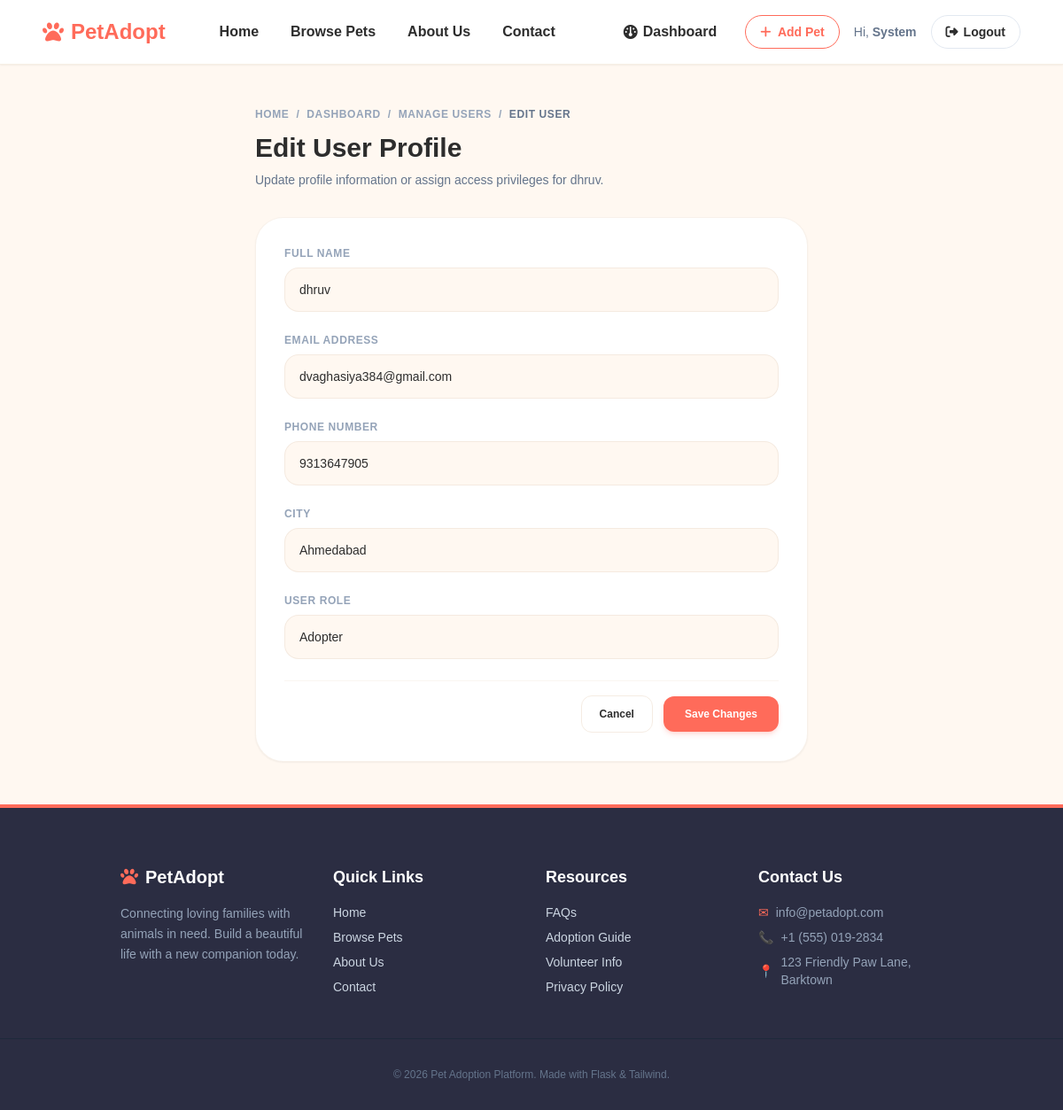
/admin/user/5/edit (signed in), run on the app's committed database.
### models.py (models this page shows, shortened)
class User(db.Model, UserMixin):
    __tablename__ = 'users'
    id = db.Column(db.Integer, primary_key=True)
    name = db.Column(db.String(100), nullable=False)
    email = db.Column(db.String(120), unique=True, nullable=False)
    password_hash = db.Column(db.String(255), nullable=False)
    role = db.Column(db.String(20), nullable=False, default='adopter')  # adopter, shelter, admin
    phone = db.Column(db.String(20), nullable=True)
    city = db.Column(db.String(100), nullable=True)
    created_at = db.Column(db.DateTime, default=datetime.utcnow)
    pets = db.relationship('Pet', backref='shelter', lazy=True, cascade="all, delete-orphan")
    applications = db.relationship('AdoptionApplication', backref='applicant', lazy=True, cascade="all, delete-orphan")

### admin_routes.py (the view, shortened to what this page needs)
@admin_bp.route('/admin/user/<int:user_id>/edit', methods=['GET', 'POST'])
@login_required
@role_required('admin')
def edit_user(user_id):
    user = User.query.get_or_404(user_id)
    return render_template('admin/edit_user.html', user=user)

### utils.py (called while the page is built)
def role_required(*roles):
    def decorator(f):
        @wraps(f)
        def decorated_function(*args, **kwargs):
            if not current_user.is_authenticated or current_user.role not in roles:
                abort(403)
            return f(*args, **kwargs)
        return decorated_function
    return decorator

### templates/admin/edit_user.html (shortened to what this page needs)
{% extends 'base.html' %}
{% block content %}
<div class="container mx-auto max-w-2xl px-6 py-12 text-left animate-fade-in-up">
    <nav class="flex items-center gap-2 text-xs font-bold uppercase tracking-wider text-slate-400 mb-3">
        <a href="{{ url_for('general.home') }}" class="hover:text-primary transition-colors">Home</a>
        <span>/</span>
        <a href="{{ url_for('admin.dashboard') }}" class="hover:text-primary transition-colors">Dashboard</a>
        <span>/</span>
        <a href="{{ url_for('admin.manage_users') }}" class="hover:text-primary transition-colors">Manage Users</a>
        <span>/</span>
        <span class="text-slate-500">Edit User</span>
    </nav>
    <h1 class="text-3xl font-black text-dark mb-2">Edit User Profile</h1>
    <p class="text-slate-500 text-sm mb-8">Update profile information or assign access privileges for {{ user.name }}.</p>
    <div class="bg-white border border-border/60 rounded-[32px] p-8 shadow-sm">
        <form action="{{ url_for('admin.edit_user', user_id=user.id) }}" method="POST" class="space-y-6">
            <div>
                <label for="name" class="block text-xs font-bold uppercase tracking-wider text-slate-400 mb-2">Full Name</label>
                <div class="relative">
                    <input
                      type="text"
                      id="name"
                      name="name"
                      value="{{ user.name }}"
                      required
                      class="w-full bg-[#FFF8F1] border border-border/80 rounded-2xl px-4 py-3.5 outline-none font-medium text-sm text-dark placeholder:text-slate-400 focus:border-primary/50 transition-all"
                    />
                </div>
            </div>
            <div>
                <label for="email" class="block text-xs font-bold uppercase tracking-wider text-slate-400 mb-2">Email Address</label>
                <div class="relative">
                    <input
                      type="email"
                      id="email"
                      name="email"
                      value="{{ user.email }}"
                      required
                      class="w-full bg-[#FFF8F1] border border-border/80 rounded-2xl px-4 py-3.5 outline-none font-medium text-sm text-dark placeholder:text-slate-400 focus:border-primary/50 transition-all"
                    />
                </div>
            </div>
            <div>
                <label for="phone" class="block text-xs font-bold uppercase tracking-wider text-slate-400 mb-2">Phone Number</label>
                <div class="relative">
                    <input
                      type="text"
                      id="phone"
                      name="phone"
                      value="{% if user.phone %}{{ user.phone }}{% endif %}"
                      placeholder="e.g. 555-019-2834"
                      class="w-full bg-[#FFF8F1] border border-border/80 rounded-2xl px-4 py-3.5 outline-none font-medium text-sm text-dark placeholder:text-slate-400 focus:border-primary/50 transition-all"
                    />
                </div>
            </div>
            <div>
                <label for="city" class="block text-xs font-bold uppercase tracking-wider text-slate-400 mb-2">City</label>
                <div class="relative">
                    <input
                      type="text"
                      id="city"
                      name="city"
                      value="{% if user.city %}{{ user.city }}{% endif %}"
                      placeholder="e.g. San Francisco"
                      class="w-full bg-[#FFF8F1] border border-border/80 rounded-2xl px-4 py-3.5 outline-none font-medium text-sm text-dark placeholder:text-slate-400 focus:border-primary/50 transition-all"
                    />
                </div>
            </div>
            <div>
                <label for="role" class="block text-xs font-bold uppercase tracking-wider text-slate-400 mb-2">User Role</label>
                <select
                  id="role"
                  name="role"
                  class="w-full bg-[#FFF8F1] border border-border/80 rounded-2xl px-4 py-3.5 outline-none font-medium text-sm text-dark focus:border-primary/50 transition-all appearance-none cursor-pointer"
                >
                    <option value="adopter" {% if user.role == 'adopter' %}selected{% endif %}>Adopter</option>
                </select>
            </div>
            <div class="flex items-center justify-end gap-3 pt-4 border-t border-border/40">
                <a
                  href="{{ url_for('admin.manage_users') }}"
                  class="px-5 py-3 border border-border/80 text-dark hover:border-slate-400 font-bold rounded-xl text-xs transition-colors"
                >
                    Cancel
                </a>
                <button
                  type="submit"
                  class="px-6 py-3 bg-primary hover:bg-primary-hover text-white font-bold rounded-xl text-xs shadow-md shadow-primary/20 transition-all active:scale-95 cursor-pointer"
                >
                    Save Changes
                </button>
            </div>
        </form>
    </div>
</div>
{% endblock %}

### templates/base.html (shortened to what this page needs)
<!DOCTYPE html>
<html lang="en">
<head>
    <script src="https://cdn.tailwindcss.com"></script>
    <link href="https://cdnjs.cloudflare.com/ajax/libs/font-awesome/6.4.2/css/all.min.css" rel="stylesheet">
    <link href="{{ url_for('static', filename='css/style.css') }}" rel="stylesheet">
</head>
<body class="bg-[#FFF8F1] text-[#2D2D2D] font-sans antialiased overflow-x-hidden flex flex-col min-h-screen">
    <nav class="sticky top-0 z-40 bg-white/95 backdrop-blur-md border-b border-[#f1e3d3]/60 shadow-sm py-4 px-6 md:px-12 flex justify-between items-center transition-all">
        <a href="{{ url_for('general.home') }}" class="flex items-center gap-2 text-primary font-black text-2xl">
            <i class="fa-solid fa-paw"></i>
            <span>PetAdopt</span>
        </a>
        <div class="hidden lg:flex items-center gap-1">
            <a href="{{ url_for('general.home') }}" class="px-4 py-2 rounded-xl text-base font-semibold transition-all {% if request.endpoint == 'general.home' %}text-primary bg-primary-light{% else %}text-dark hover:text-primary hover:bg-primary-light/40{% endif %}">Home</a>
            <a href="{{ url_for('pets.pet_list') }}" class="px-4 py-2 rounded-xl text-base font-semibold transition-all {% if request.endpoint == 'pets.pet_list' %}text-primary bg-primary-light{% else %}text-dark hover:text-primary hover:bg-primary-light/40{% endif %}">Browse Pets</a>
            <a href="{{ url_for('general.about') }}" class="px-4 py-2 rounded-xl text-base font-semibold transition-all {% if request.endpoint == 'general.about' %}text-primary bg-primary-light{% else %}text-dark hover:text-primary hover:bg-primary-light/40{% endif %}">About Us</a>
            <a href="{{ url_for('general.contact') }}" class="px-4 py-2 rounded-xl text-base font-semibold transition-all {% if request.endpoint == 'general.contact' %}text-primary bg-primary-light{% else %}text-dark hover:text-primary hover:bg-primary-light/40{% endif %}">Contact</a>
        </div>
        <div class="hidden lg:flex items-center gap-3">
            {% if current_user.is_authenticated %}
                <div class="flex items-center gap-4">
                    {% if current_user.role == 'adopter' %}
                        <a href="{{ url_for('adoptions.my_applications') }}" class="flex items-center gap-1.5 px-4 py-2 rounded-xl text-base font-semibold transition-all {% if request.endpoint == 'adoptions.my_applications' %}text-primary bg-primary-light{% else %}text-dark hover:text-primary{% endif %}">
                            <i class="fa-solid fa-file-invoice"></i> My Applications
                        </a>
                    {% elif current_user.role in ['shelter', 'admin'] %}
                        <a href="{{ url_for('admin.dashboard') }}" class="flex items-center gap-1.5 px-4 py-2 rounded-xl text-base font-semibold transition-all {% if request.endpoint == 'admin.dashboard' %}text-primary bg-primary-light{% else %}text-dark hover:text-primary{% endif %}">
                            <i class="fa-solid fa-gauge"></i> Dashboard
                        </a>
                        <a href="{{ url_for('pets.add_pet') }}" class="px-4 py-2 rounded-full border border-primary text-primary hover:bg-primary-light/40 font-semibold text-sm transition-all">
                            <i class="fa-solid fa-plus mr-1"></i> Add Pet
                        </a>
                    {% endif %}
                    <span class="text-sm font-medium text-slate-500">
                        Hi, <strong>{{ current_user.name.split(' ')[0] }}</strong>
                    </span>
                    <a href="{{ url_for('auth.logout') }}" class="flex items-center gap-1.5 px-4 py-2 rounded-full border border-slate-200 hover:border-primary hover:text-primary font-semibold text-sm transition-all">
                        <i class="fa-solid fa-right-from-bracket"></i> Logout
                    </a>
                </div>
            {% endif %}
        </div>
    </nav>
    <main class="flex-grow">
        {% block content %}{% endblock %}
    </main>
    <footer class="bg-[#2b2d42] text-[#ecf0f1] pt-16 pb-8 border-t-4 border-primary">
        <div class="container mx-auto px-6 md:px-12 grid grid-cols-1 md:grid-cols-4 gap-8">
            <div>
                <h5 class="text-white text-xl font-black flex items-center gap-2 mb-4">
                    <i class="fa-solid fa-paw text-primary"></i> PetAdopt
                </h5>
                <p class="text-slate-400 text-sm leading-relaxed">Connecting loving families with animals in need. Build a beautiful life with a new companion today.</p>
            </div>
            <div>
                <h6 class="text-white font-bold text-lg mb-4">Quick Links</h6>
                <div class="flex flex-col gap-2">
                    <a href="{{ url_for('general.home') }}" class="text-left text-slate-300 hover:text-primary text-sm transition-all">Home</a>
                    <a href="{{ url_for('pets.pet_list') }}" class="text-left text-slate-300 hover:text-primary text-sm transition-all">Browse Pets</a>
                    <a href="{{ url_for('general.about') }}" class="text-left text-slate-300 hover:text-primary text-sm transition-all">About Us</a>
                    <a href="{{ url_for('general.contact') }}" class="text-left text-slate-300 hover:text-primary text-sm transition-all">Contact</a>
                </div>
            </div>
            <div>
                <h6 class="text-white font-bold text-lg mb-4">Resources</h6>
                <div class="flex flex-col gap-2 text-slate-300 text-sm">
                    <a href="#" class="hover:text-primary transition-all">FAQs</a>
                    <a href="#" class="hover:text-primary transition-all">Adoption Guide</a>
                    <a href="#" class="hover:text-primary transition-all">Volunteer Info</a>
                    <a href="#" class="hover:text-primary transition-all">Privacy Policy</a>
                </div>
            </div>
            <div>
                <h6 class="text-white font-bold text-lg mb-4">Contact Us</h6>
                <p class="text-slate-400 text-sm mb-2 flex items-center gap-2"><span class="text-primary">✉</span> info@petadopt.com</p>
                <p class="text-slate-400 text-sm mb-2 flex items-center gap-2"><span class="text-primary">📞</span> +1 (555) 019-2834</p>
                <p class="text-slate-400 text-sm flex items-center gap-2"><span class="text-primary">📍</span> 123 Friendly Paw Lane, Barktown</p>
            </div>
        </div>
        <div class="border-t border-slate-800 pt-8 mt-12 text-center text-slate-500 text-xs">
            <p>&copy; 2026 Pet Adoption Platform. Made with Flask & Tailwind.</p>
        </div>
    </footer>
</body>
</html>

### static/css/style.css (style rules this page uses)
.animate-fade-in-up { opacity: 0; animation: fadeInUp 0.7s cubic-bezier(0.16, 1, 0.3, 1) forwards; }

### data on the page
User: name "System"
User: name "dhruv", email "dvaghasiya384@gmail.com", phone "9313647905", city "Ahmedabad", role "Adopter"
